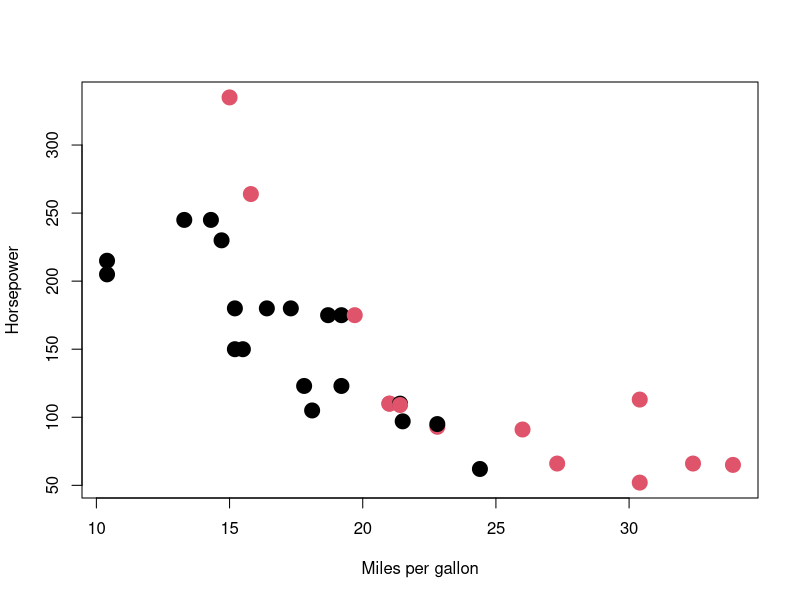
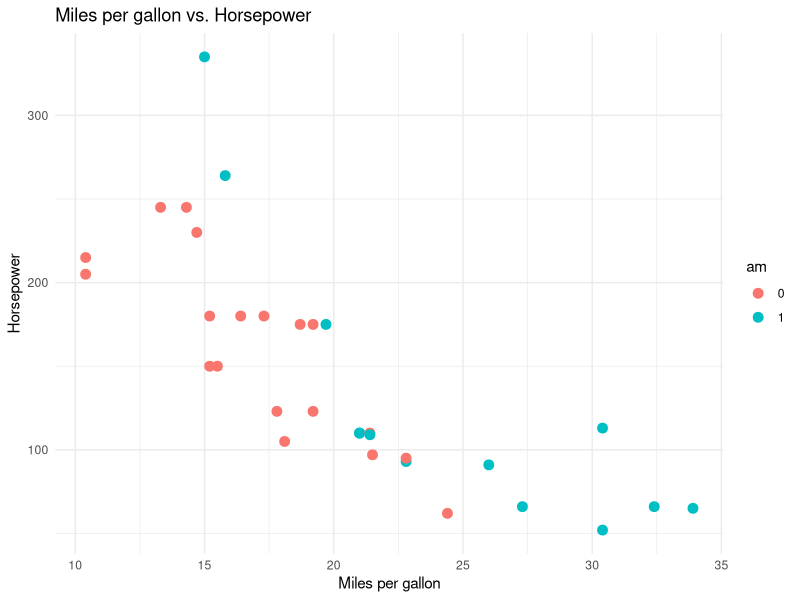

Generate these figures, in order, with R:

# This is a simple scatter plot of miles per gallon vs. horsepower
data <- mtcars

data$am <- as.factor(data$am)
data$vs <- as.factor(data$vs)
data$gear <- as.factor(data$gear)

plot(data$mpg, data$hp, col = data$am,
     pch = 19, cex = 2, 
     xlab = "Miles per gallon", ylab = "Horsepower")

# required to install the ggplot2 package
library(ggplot2)
ggplot(data, aes(x = mpg, y = hp, color = am)) + 
  geom_point(size = 3) + 
  labs(title = "Miles per gallon vs. Horsepower",
       x = "Miles per gallon", y = "Horsepower") +
  theme_minimal()
